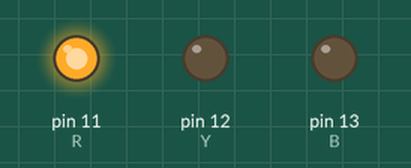
This sketch was run on a simulated Arduino Uno, built with avr-gcc and run on an emulated ATmega328P. Parts: output pins drawn as LEDs (lit = HIGH).

Above: at 5.0 s.
At 15.0 s:
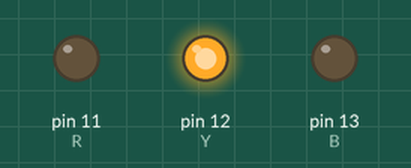
At 25.0 s:
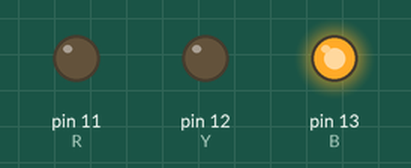
Timing chart, 0 to 39.0 s (numbered marks = the images above):
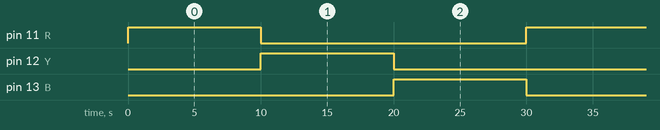

Measured:
- by itself, pin 11 (R), pin 12 (Y), pin 13 (B): alternates HIGH for 10.0 s and LOW for 20.0 s
- by itself, everything shown: repeats every 30.0 s, in 3 steps

The sketch:

sketch_sep14a.ino
```cpp
int R= 11;
int Y= 12;
int B= 13;
void setup()
{
  pinMode(R,OUTPUT);
  pinMode(Y,OUTPUT);
  pinMode(B,OUTPUT);
}

void loop()
{
  digitalWrite(R,HIGH);
  digitalWrite(Y,LOW);
  digitalWrite(B,LOW);
  delay(10000);
  digitalWrite(R,LOW);
  digitalWrite(Y,HIGH);
  digitalWrite(B,LOW);
  delay(10000);
  digitalWrite(R,LOW);
  digitalWrite(Y,LOW);
  digitalWrite(B,HIGH);
  delay(10000);
}
```
